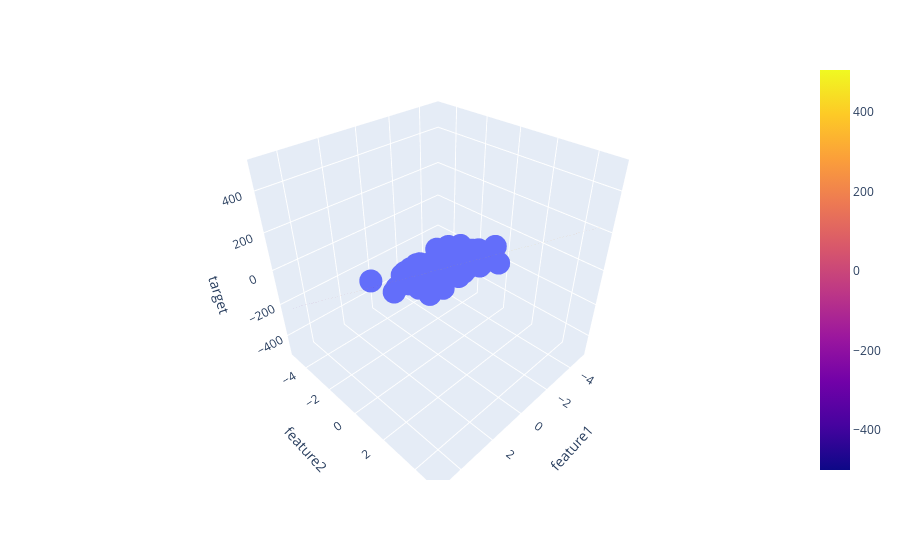

Here is the notebook cell this chart was saved with:
### Code cell
fig =px.scatter_3d(df,x='feature1',y='feature2',z='target')
fig.add_trace(go.Surface(x=x,y=y,z=z))
fig.show()
